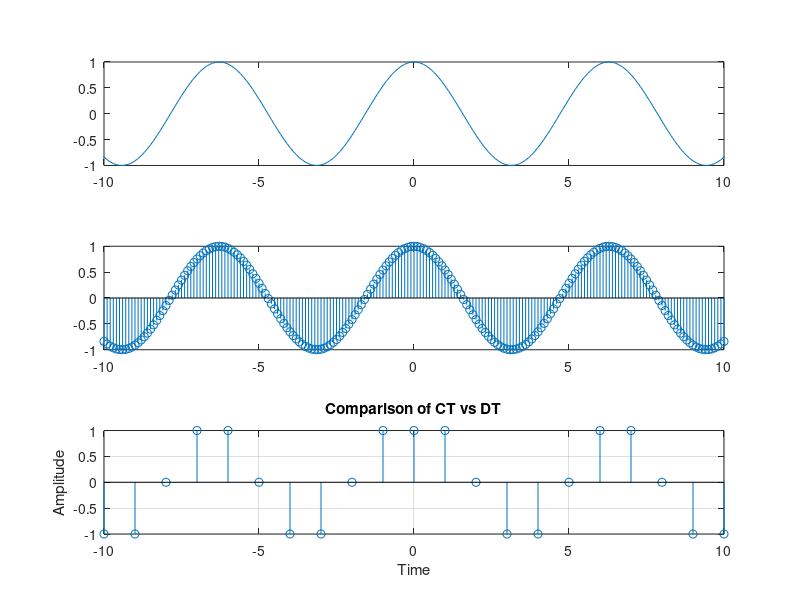
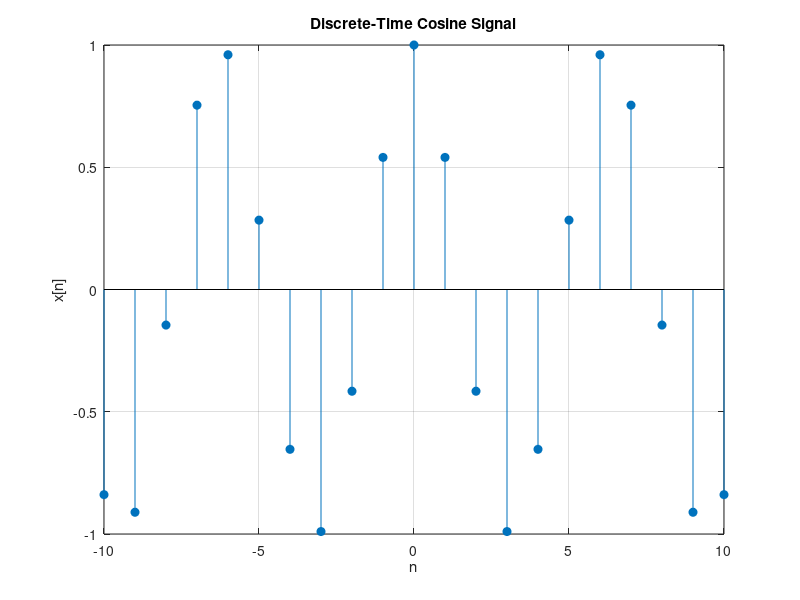

The MATLAB script that drew these images, in order:
clc
clear
close all

%1 continous
t1=-113:0.1:113
x1=cos(t1)

%2 discrete
n1=-113:0.1:113
x2=cos(n1)

% 3 digital
t = -113:113;   % Discrete time indices (integer steps)
x = cos(t);       % Compute the discrete values
round_x= round(x);

% Plot both on the same figure
subplot(311)
plot(t1, x1); 
axis([-10 10 -1 1])
subplot(312)
stem(n1, x2);
axis([-10 10 -1 1])
subplot(313)
stem(t, round_x); % Plot discrete signal
axis([-10 10 -1 1])

% Labels and title
xlabel('Time');
ylabel('Amplitude');
title('Comparison of CT vs DT');
grid on;



clc;
clear;
close all;

t = -113:113;   % Discrete time indices (integer steps)
x = cos(t);       % Compute the discrete values

figure;
stem(t, x, 'filled'); % Plot discrete signal
xlabel('n');
ylabel('x[n]');
title('Discrete-Time Cosine Signal');
axis([-10 10 -1 1])
grid on;